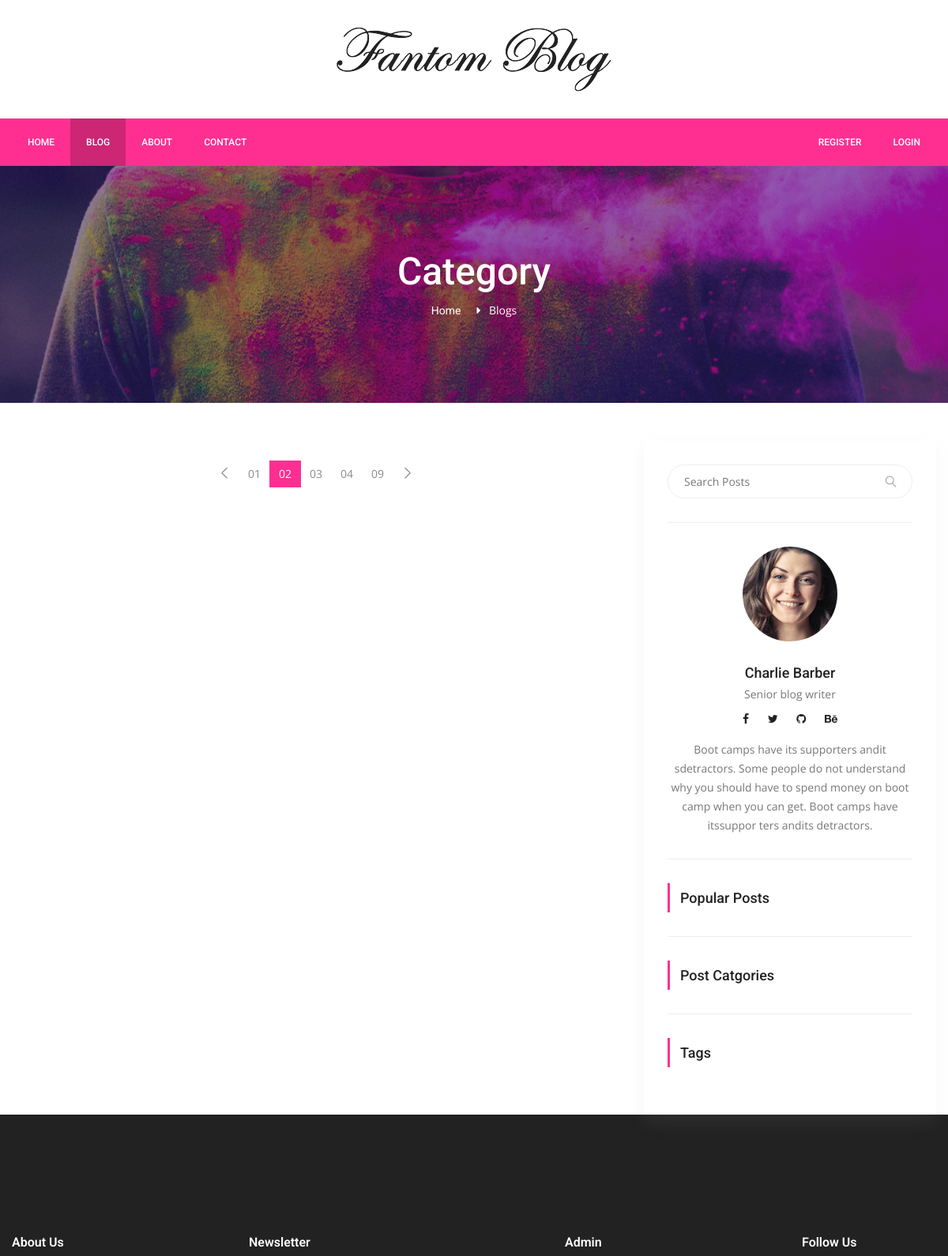
/blog (upper part), run on an earlier commit of the app's database.
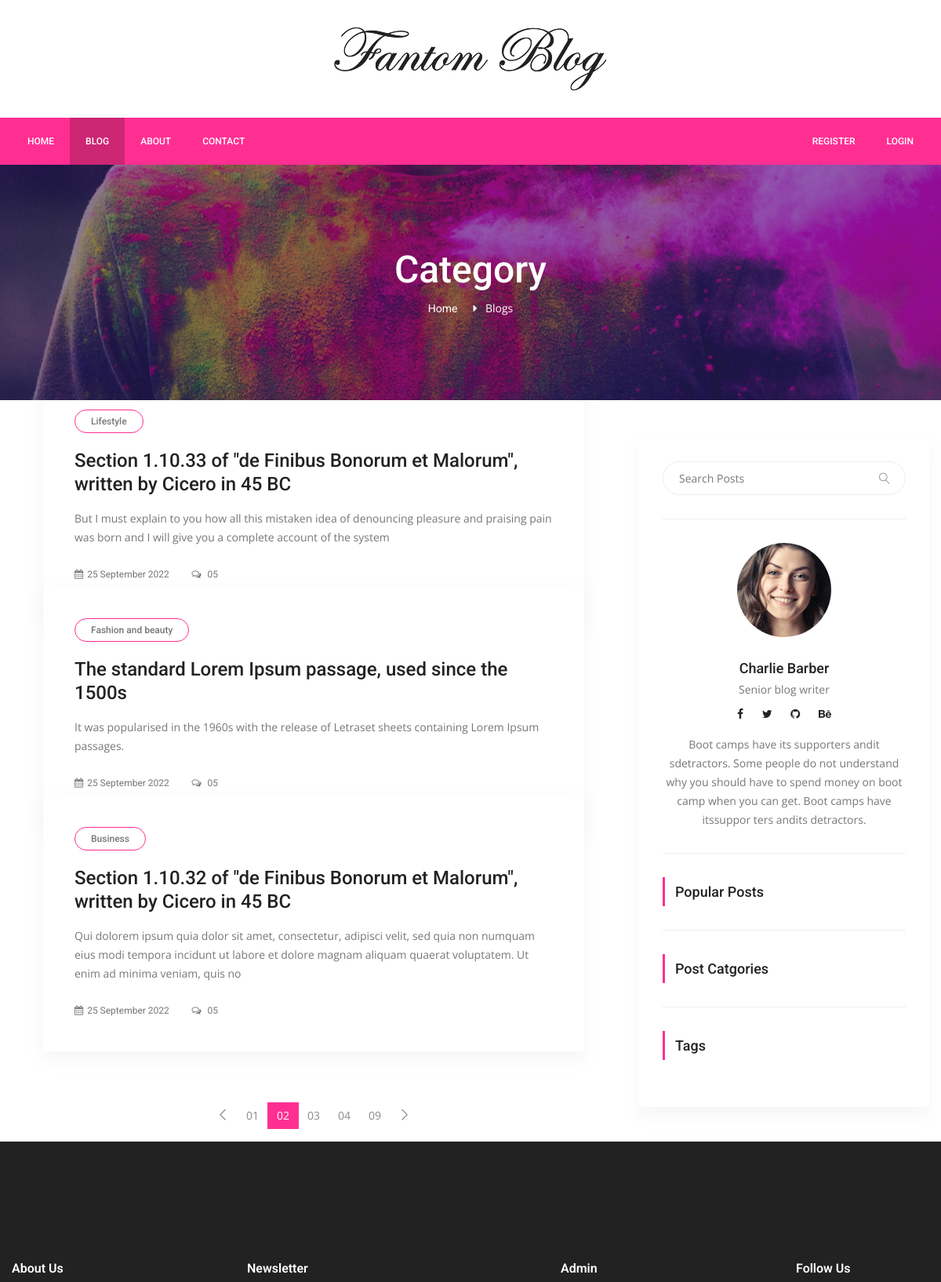
And on a later commit of the database.
### server.py (models this page shows)
class Post(db.Model):
    __tablename__ = "posts"
    id = db.Column(db.Integer, primary_key=True)
    title = db.Column(db.String(500), unique=True, nullable=False)
    subtitle = db.Column(db.String(500), nullable=False)
    description = db.Column(db.Text, nullable=False)
    image_url = db.Column(db.String(500), nullable=False)
    category = db.Column(db.String(250), nullable=False)
    tags = db.Column(db.String(500), nullable=False)
    total_view = db.Column(db.Integer, nullable=False)
    created_date = db.Column(db.String(250), nullable=False)
    updated_date = db.Column(db.String(250), nullable=False)
    post_info = db.relationship("Bookmark", back_populates="post")
    comment_post_info = db.relationship("Comment", back_populates="post")

### server.py (the view, shortened to what this page needs)
@app.route("/blog")
def blog():
    posts = Post.query.order_by(desc(Post.id)).all()
    search = request.args.get("search")
    if search != None:
        search_posts = Post.query.filter(Post.title.contains(search)).all()
        return render_template("blog/pages/search.html", path=request.path, posts=search_posts, sidebar=sidebar, logged_in=current_user.is_authenticated)
    category = request.args.get("category")
    if category != None:
        category_posts = Post.query.filter_by(category=category).all()
        return render_template("blog/pages/search.html", path=request.path, posts=category_posts, sidebar=sidebar, logged_in=current_user.is_authenticated)
    query_tag = request.args.get("tag")
    return render_template("blog/pages/blogs.html", path=request.path, posts=posts, sidebar=sidebar, logged_in=current_user.is_authenticated)

### templates/blog/pages/blogs.html (shortened to what this page needs)
{% extends "blog/layouts/base.html" %} {% block content %}
<section class="banner_area">
  <div class="banner_inner d-flex align-items-center">
    <div
      class="overlay bg-parallax"
      data-stellar-ratio="0.9"
      data-stellar-vertical-offset="0"
      data-background=""
    ></div>
    <div class="container">
      <div class="banner_content text-center">
        <h2>Category</h2>
        <div class="page_link">
          <a href="{{ url_for('home') }}">Home</a>
          <span style="color: white">Blogs</span>
        </div>
      </div>
    </div>
  </div>
</section>
<section class="blog_area pt-5">
  <div class="container">
    <div class="row">
      <div class="col-lg-8">
        <div class="blog_left_sidebar">
          {% for post in posts %}
          <article class="blog_style1">
            <div class="blog_img">
            </div>
            <div class="blog_text">
              <div class="blog_text_inner">
                <a class="cat" href="#">{{ post.category }}</a>
                <a href="{{ url_for('post_detail', post_id=post.id) }}"
                  ><h4>{{ post.title }}</h4></a
                >
                <p>{{ post.subtitle }}</p>
                <div class="date">
                  <a href="#"
                    ><i class="fa fa-calendar" aria-hidden="true"></i>{{
                    post.updated_date }}</a
                  >
                  <a href="#"
                    ><i class="fa fa-comments-o" aria-hidden="true"></i> 05</a
                  >
                </div>
              </div>
            </div>
          </article>
          {% endfor %}
          <nav class="blog-pagination justify-content-center d-flex">
            <ul class="pagination">
              <li class="page-item">
                <a href="#" class="page-link" aria-label="Previous">
                  <span aria-hidden="true">
                    <span class="lnr lnr-chevron-left"></span>
                  </span>
                </a>
              </li>
              <li class="page-item"><a href="#" class="page-link">01</a></li>
              <li class="page-item active">
                <a href="#" class="page-link">02</a>
              </li>
              <li class="page-item"><a href="#" class="page-link">03</a></li>
              <li class="page-item"><a href="#" class="page-link">04</a></li>
              <li class="page-item"><a href="#" class="page-link">09</a></li>
              <li class="page-item">
                <a href="#" class="page-link" aria-label="Next">
                  <span aria-hidden="true">
                    <span class="lnr lnr-chevron-right"></span>
                  </span>
                </a>
              </li>
            </ul>
          </nav>
        </div>
      </div>
      <div class="col-lg-4">{% include 'blog/include/sidebar.html' %}</div>
    </div>
  </div>
</section>
{% endblock %}

### templates/blog/layouts/base.html (shortened to what this page needs)
<!DOCTYPE html>
<html lang="en">
  <head>
    <link
      rel="stylesheet"
      href="{{ url_for('static', filename='css/bootstrap.css') }}"
    />
    <link
      rel="stylesheet"
      href="{{ url_for('static', filename='vendors/linericon/style.css') }}"
    />
    <link
      rel="stylesheet"
      href="{{ url_for('static', filename='css/font-awesome.min.css') }}"
    />
    <link
      rel="stylesheet"
      href="{{ url_for('static', filename='vendors/owl-carousel/owl.carousel.min.css') }}"
    />
    <link
      rel="stylesheet"
      href="{{ url_for('static', filename='vendors/lightbox/simpleLightbox.css') }}"
    />
    <link
      rel="stylesheet"
      href="{{ url_for('static', filename='vendors/nice-select/css/nice-select.css') }}"
    />
    <link
      rel="stylesheet"
      href="{{ url_for('static', filename='vendors/animate-css/animate.css') }}"
    />
    <link
      rel="stylesheet"
      href="{{ url_for('static', filename='vendors/jquery-ui/jquery-ui.css') }}"
    />
    <link
      rel="stylesheet"
      href="{{ url_for('static', filename='css/style.css') }}"
    />
    <link
      rel="stylesheet"
      href="{{ url_for('static', filename='css/responsive.css') }}"
    />
    <link
      rel="stylesheet"
      href="{{ url_for('static', filename='css/arunesh.css') }}"
    />
  </head>
  <body>
    {% include 'blog/include/header.html' %}
    {% block content %} {% endblock %}
    {% include 'blog/include/footer.html' %}
  </body>
</html>

### templates/blog/include/header.html (shortened to what this page needs)
<header class="header_area">
      <div class="logo_part">
        <div class="container">
          <a class="logo"  href="{{ url_for('home') }}"><img src="{{ url_for('static', filename='img/logo.png') }}" alt="" /></a>
        </div>
      </div>
      <div class="main_menu">
        <nav class="navbar navbar-expand-lg navbar-light">
          <div class="container">
            <div
              class="collapse navbar-collapse offset"
              id="navbarSupportedContent"
            >
              <ul class="nav navbar-nav menu_nav">
                <li
                {% if '/' == path %}
                    class="nav-item active"
                {% else %}
                    class="nav-item"
                {% endif %}
                 >
                  <a class="nav-link" href="{{ url_for('home') }}">Home</a>
                </li>
                <li
                  {% if '/blog' == path %}
                    class="nav-item active"
                  {% else %}
                    class="nav-item"
                  {% endif %}
                >
                  <a class="nav-link" href="{{ url_for('blog') }}">Blog</a>
                </li>
                <li
                {% if '/about' == path %}
                    class="nav-item active"
                {% else %}
                    class="nav-item"
                {% endif %}
                >
                  <a class="nav-link" href="{{ url_for('about') }}"
                    >About</a>
                </li>
                <li
                {% if '/contact' == path %}
                    class="nav-item active"
                {% else %}
                    class="nav-item"
                {% endif %}
                >
                  <a class="nav-link" href="{{ url_for('contact') }}"
                    >Contact</a>
                </li>
              </ul>
              <ul class="nav navbar-nav navbar-right ml-auto">
                {% if logged_in: %}
                <li
                {% if '/profile' == path %}
                    class="nav-item active"
                {% else %}
                    class="nav-item"
                {% endif %}
                >
                  <a class="nav-link" href="{{ url_for('profile') }}"
                    >Profile</a>
                </li>
                <li class="nav-item" >
                  <a class="nav-link" href="{{ url_for('logout') }}"
                    >Logout</a>
                </li>
                {% else %}
                <li
                {% if '/register' == path %}
                    class="nav-item active"
                {% else %}
                    class="nav-item"
                {% endif %}
                >
                  <a class="nav-link" href="{{ url_for('register') }}"
                    >Register</a>
                </li>
                <li
                {% if '/login' == path %}
                    class="nav-item active"
                {% else %}
                    class="nav-item"
                {% endif %}
                >
                  <a class="nav-link" href="{{ url_for('login') }}"
                    >Login</a>
                </li>
                {% endif %}
              </ul>
            </div>
          </div>
        </nav>
      </div>
</header>

### templates/blog/include/sidebar.html (shortened to what this page needs)
<div class="blog_right_sidebar">
  <aside class="single_sidebar_widget search_widget">
    <form>
      <div class="input-group">
        <input
          type="search"
          name="search"
          class="form-control"
          placeholder="Search Posts"
        />
        <span class="input-group-btn">
          <button class="btn btn-default" type="button">
            <i class="lnr lnr-magnifier"></i>
          </button>
        </span>
      </div>
    </form>
    <div class="br"></div>
  </aside>
  <aside class="single_sidebar_widget author_widget">
    <img
      class="author_img rounded-circle"
      src="{{ url_for('static', filename='img/blog/author.png') }}"
      alt=""
    />
    <h4>Charlie Barber</h4>
    <p>Senior blog writer</p>
    <div class="social_icon">
      <a href="#"><i class="fa fa-facebook"></i></a>
      <a href="#"><i class="fa fa-twitter"></i></a>
      <a href="#"><i class="fa fa-github"></i></a>
      <a href="#"><i class="fa fa-behance"></i></a>
    </div>
    <p>
      Boot camps have its supporters andit sdetractors. Some people do not
      understand why you should have to spend money on boot camp when you can
      get. Boot camps have itssuppor ters andits detractors.
    </p>
    <div class="br"></div>
  </aside>
  <aside class="single_sidebar_widget popular_post_widget">
    <h3 class="widget_title">Popular Posts</h3>
    <div class="br"></div>
  </aside>
  <aside class="single_sidebar_widget post_category_widget">
    <h4 class="widget_title">Post Catgories</h4>
    <div class="br"></div>
  </aside>
  <aside class="single-sidebar-widget tag_cloud_widget">
    <h4 class="widget_title">Tags</h4>
  </aside>
</div>

### templates/blog/include/footer.html (shortened to what this page needs)
<footer class="footer-area">
  <div class="container">
    <div class="row">
      <div class="col-lg-3 col-md-6 col-sm-6">
        <div class="single-footer-widget">
          <h6 class="footer_title">About Us</h6>
        </div>
      </div>
      <div class="col-lg-4 col-md-6 col-sm-6">
        <div class="single-footer-widget">
          <h6 class="footer_title">Newsletter</h6>
        </div>
      </div>
      <div class="col-lg-3 col-md-6 col-sm-6">
        <div class="single-footer-widget instafeed">
          <h6 class="footer_title">Admin</h6>
        </div>
      </div>
      <div class="col-lg-2 col-md-6 col-sm-6">
        <div class="single-footer-widget f_social_wd">
          <h6 class="footer_title">Follow Us</h6>
        </div>
      </div>
    </div>
  </div>
</footer>

What changed in the data, as far as the page shows it:
added Post: category "Lifestyle", title "Section 1.10.33 of \"de Finibus Bonorum et Malorum\", written by Cicero in 45 BC", subtitle "But I must explain to you how all this mistaken idea of denouncing pleasure and praising pain was born and I will give you a complete account of the system", updated_date "25 September 2022"
added Post: category "Fashion and beauty", title "The standard Lorem Ipsum passage, used since the 1500s", subtitle "It was popularised in the 1960s with the release of Letraset sheets containing Lorem Ipsum passages.", updated_date "25 September 2022"
added Post: category "Business", title "Section 1.10.32 of \"de Finibus Bonorum et Malorum\", written by Cicero in 45 BC", subtitle "Qui dolorem ipsum quia dolor sit amet, consectetur, adipisci velit, sed quia non numquam eius modi tempora incidunt ut labore et dolore magnam aliquam quaerat voluptatem. Ut enim ad minima veniam, quis no", updated_date "25 September 2022"
